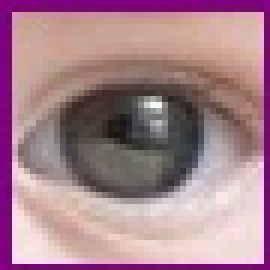
#> input picture Gaze Direction/Result_Images/eye1.jpg, 45 x 45 px (shown 6 times larger)
$ python Sobel.py   (older library calls are emulated)
#> lines starting #> are read from the running program, lines starting #| are printed output that depends on the picture
import cv2
import numpy as np
from matplotlib import pyplot as plt

img = cv2.imread('../Result_Images/eye1.jpg',0)
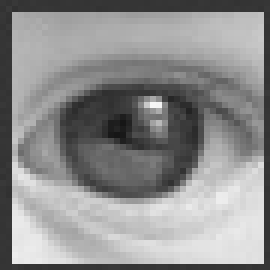
#> img: shape (45, 45) (shown 6 times larger); min 22, max 246, mean 141.9

sobelx = cv2.Sobel(img,cv2.CV_64F,1,0,ksize=5)
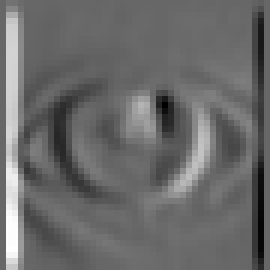
#> sobelx: shape (45, 45) float64 (shown 6 times larger); min -5863, max 8594, mean 177.5; drawn with min black and max white
sobely = cv2.Sobel(img,cv2.CV_64F,0,1,ksize=5)
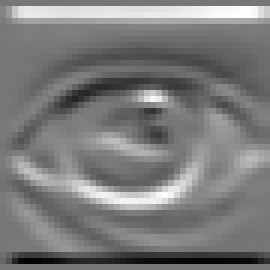
#> sobely: shape (45, 45) float64 (shown 6 times larger); min -5802, max 6645, mean 230.1; drawn with min black and max white

sob = np.multiply(sobelx,sobely)
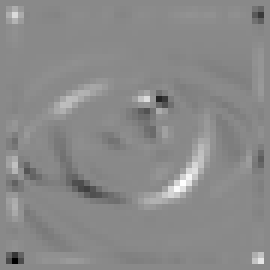
#> sob: shape (45, 45) float64 (shown 6 times larger); min -25663581, max 21786380, mean 43072; drawn with min black and max white

plt.subplot(2,2,1),plt.imshow(img,cmap = 'gray')
plt.title('Original'), plt.xticks([]), plt.yticks([])
plt.subplot(2,2,2),plt.imshow(sob,cmap = 'gray')
plt.title('Laplacian'), plt.xticks([]), plt.yticks([])
plt.subplot(2,2,3),plt.imshow(sobelx,cmap = 'gray')
plt.title('Sobel X'), plt.xticks([]), plt.yticks([])
plt.subplot(2,2,4),plt.imshow(sobely,cmap = 'gray')
plt.title('Sobel Y'), plt.xticks([]), plt.yticks([])


plt.show()

$ run again, with Gaze Direction/Result_Images/eye.jpg copied over Gaze Direction/Result_Images/eye1.jpg
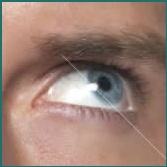
#> input picture Gaze Direction/Result_Images/eye.jpg, 167 x 167 px
#> `sobely = cv2.Sobel(img,cv2.CV_64F,0,1,ksize=5)`:
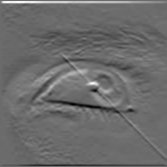
#> sobely: shape (167, 167) float64; min -4520, max 6188, mean 23.1; drawn with min black and max white
#> `sob = np.multiply(sobelx,sobely)`:
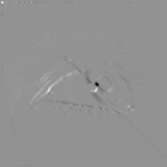
#> sob: shape (167, 167) float64; min -20866704, max 15410227, mean -11733.5; drawn with min black and max white
